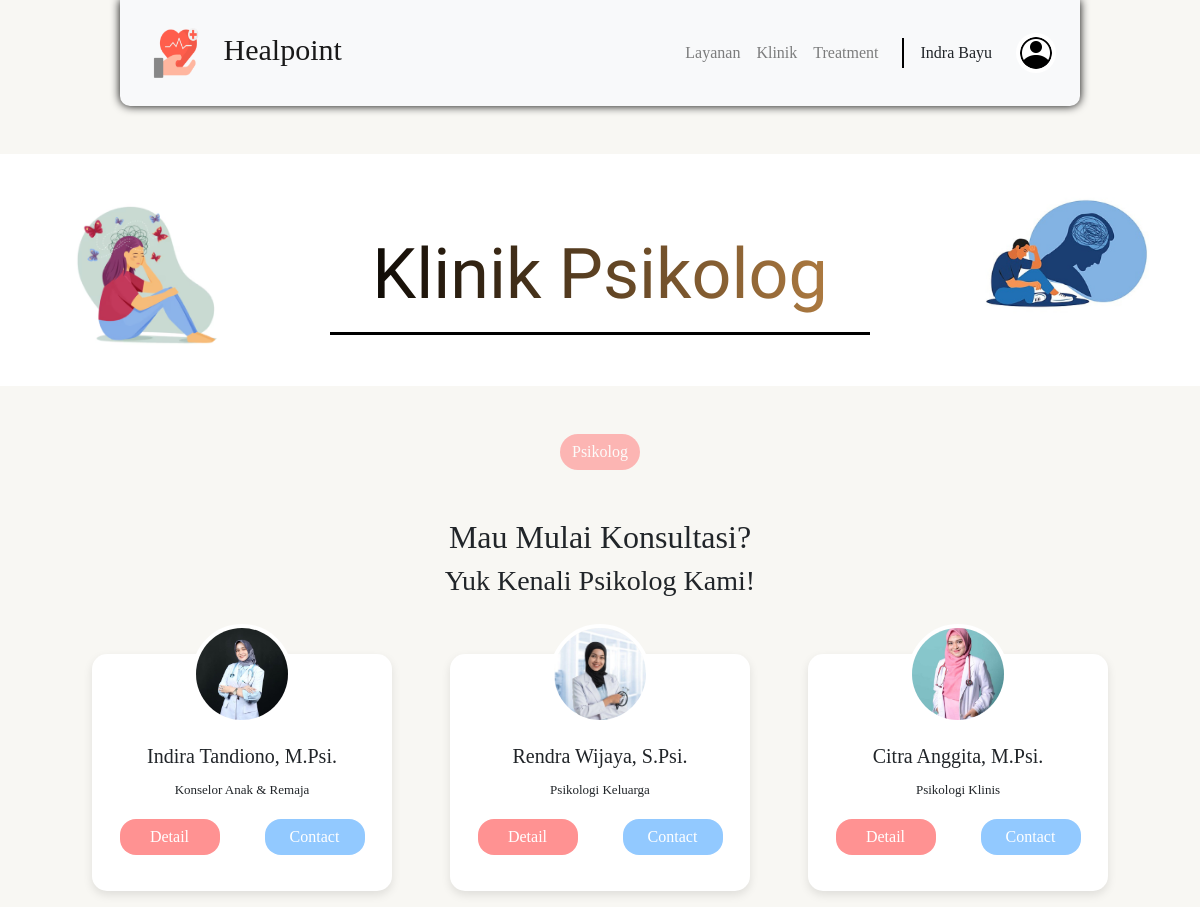
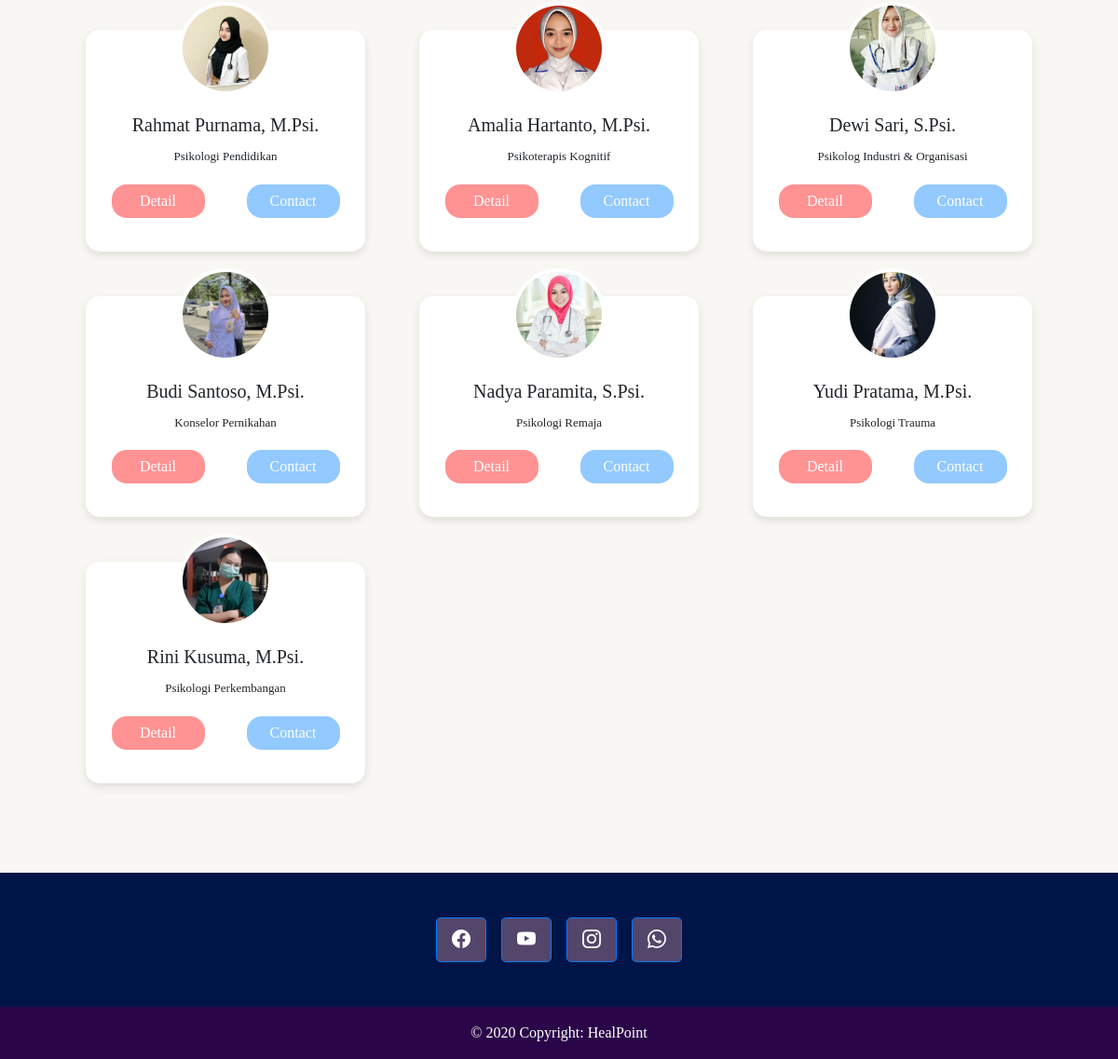
The page /klinikpage.php (signed in) on the database its author committed (2 pictures, top to bottom).
### tables this page shows
CREATE TABLE `psychologists` (
  `id` int(11) NOT NULL,
  `name` varchar(255) DEFAULT NULL,
  `specialization` varchar(255) DEFAULT NULL,
  `bio` text DEFAULT NULL,
  `contact` varchar(20) DEFAULT NULL
);

### klinikpage.php (the view, shortened to what this page needs)
<?php
    include './inc/inc_header.php';
?>
<section>
    <div class="container-fluid mt-5" style="background-color:white;">
        <div class="row" style="background-color: white; padding: 30px 0 20px 0;">
            <div class="col-md-3 pl-5">
                <img src="assets/layananpage.png" width="200" class="img-thumbnail"
                    style="background-color: transparent; border: none;" alt="...">
            </div>
            <div class="col-md-6">
                <div class="container container-title-klinik">
                    <h2 class=" tag-psikolog text-center mt-5"
                        style=" background: linear-gradient(90deg, #000, #BB8446); -webkit-background-clip: text; -webkit-text-fill-color: transparent;">
                        Klinik Psikolog</h2>
                    <hr style=" border-width: 3px; width: 100%; background-color: #000;">
                </div>
            </div>
            <div class="col-md-3 pl-5">
                <img src="assets/layananpage1.png" width="270" style="background-color: transparent; border: none;"
                    class="img-thumbnail" alt="...">
            </div>
        </div>
    </div>
</section>
<section>
    <div class="container p-5">
        <div class="mb-5" style="justify-content: center; align-items: center; display: flex; flex-direction: column;">
            <button type="button" class="btn btn-primary mb-5"
                style="background-color: #FF9292; border: none; border-radius: 20px;" disabled>Psikolog</button>
            <h2>Mau Mulai Konsultasi?</h2>
            <h3>Yuk Kenali Psikolog Kami!</h3>
        </div>
        <div class="row">
            <?php
            require_once "./inc/inc_connection.php";
            $sql = "SELECT id, name, specialization, bio, contact,
                    (SELECT image_path FROM psychologist_images WHERE psychologist_id = psychologists.id LIMIT 1) as image_path
                    FROM psychologists";
            $result = $koneksi->query($sql);
            if ($result->num_rows > 0) {
                while ($row = $result->fetch_assoc()) {
                    $name = htmlspecialchars($row['name']);
                    $specialization = htmlspecialchars($row['specialization']);
                    $contact = htmlspecialchars($row['contact']);
                    $imagePath = $row['image_path'] ? htmlspecialchars($row['image_path']) : 'https://via.placeholder.com/150';
                    $whatsappLink = "https://wa.me/" . preg_replace('/[^0-9]/', '', $contact);
                    echo '
                        <div class="col-md-4 mb-5 d-flex justify-content-center">
                            <div class="profile-card">
                                <img src="' . $imagePath . '" class="card-img-top" alt="Psikolog Image">
                                <div class="card-body">
                                    <h5 class="card-title">' . $name . '</h5>
                                    <p class="card-text" style="font-size:13px">' . $specialization . '</p>
                                </div>
                                <div class="row mb-3">
                                    <div class="col-6">
                                        <a href="lihatprofile.php?id=' . $row['id'] . '" class="btn btn-primary"  style="background-color:#FF9292; width:100px; border:none; border-radius: 16px;">Detail</a>
                                    </div>
                                    <div class="col-6">
                                        <a href="' . $whatsappLink . '" class="btn btn-primary"  style="background-color:#92C9FF; width:100px; border:none; border-radius: 16px;">Contact</a>
                                    </div>
                                </div>
                            </div>
                        </div>
                    ';
                }
            } else {
                echo '<p class="text-center">Tidak ada data psikolog yang tersedia.</p>';
            }
            ?>
        </div>
    </div>
</section>
<?php
    include './inc/inc_footer.php';
?>

### style.css (style rules this page uses)
*, html { font-family: Poppins; }
body { background-color: #F8F7F3; font-family: "Inria Sans", serif; overflow: -moz-scrollbars-none; -ms-overflow-style: none; scrollbar-width: none; }
.tag-layanan, .container-title-klinik { font-family: "Milonga", serif; font-size: 70px; }
.profile-card { width: 300px; padding: 20px; background-color: white; border-radius: 15px; box-shadow: 0 4px 10px rgba(0, 0, 0, 0.1); text-align: center; font-family: Arial, sans-serif; }
.profile-card img { width: 100px; height: 100px; border-radius: 50%; margin-top: -50px; border: 4px solid white; object-fit: cover; }
.tag-psikolog { font-family: "Milonga", serif; font-size: 70px; }

### rows shown on the page
psychologists: shows a picture, name "Indira Tandiono, M.Psi.", specialization "Konselor Anak & Remaja", $row['id'] 1 (drawn)
psychologists: shows a picture, name "Rendra Wijaya, S.Psi.", specialization "Psikologi Keluarga"
psychologists: shows a picture, name "Citra Anggita, M.Psi.", specialization "Psikologi Klinis"
psychologists: shows a picture, name "Rahmat Purnama, M.Psi.", specialization "Psikologi Pendidikan"
psychologists: shows a picture, name "Amalia Hartanto, M.Psi.", specialization "Psikoterapis Kognitif"
psychologists: shows a picture, name "Dewi Sari, S.Psi.", specialization "Psikolog Industri & Organisasi"
psychologists: shows a picture, name "Budi Santoso, M.Psi.", specialization "Konselor Pernikahan"
psychologists: shows a picture, name "Nadya Paramita, S.Psi.", specialization "Psikologi Remaja"
psychologists: shows a picture, name "Yudi Pratama, M.Psi.", specialization "Psikologi Trauma"
psychologists: shows a picture, name "Rini Kusuma, M.Psi.", specialization "Psikologi Perkembangan", $row['id'] 10 (drawn)

### other values the page prints
$fullName "Indra Bayu"
